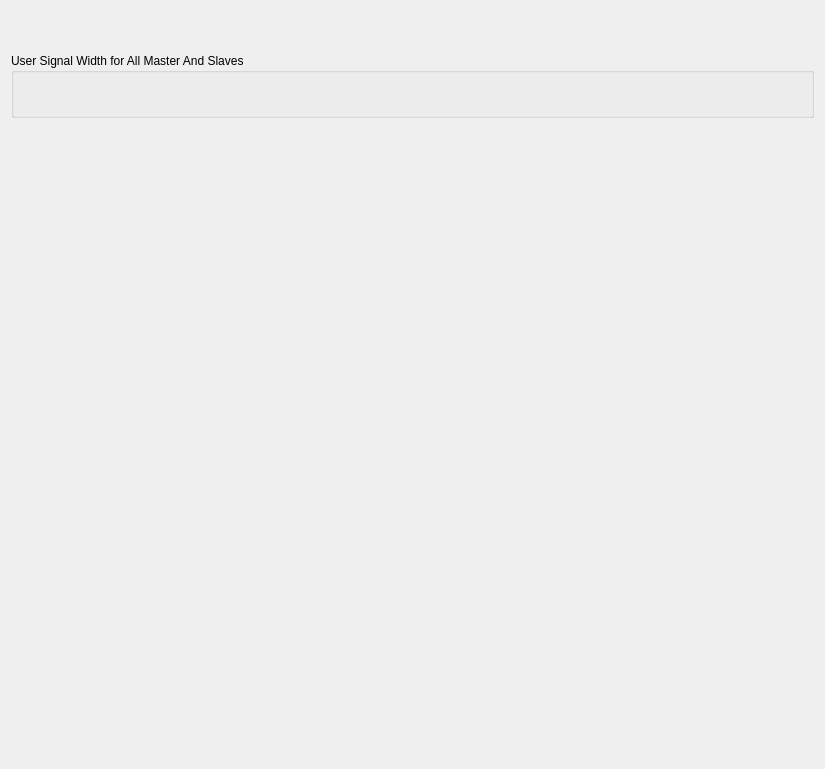
         <widget class="QWidget" name="scrollAreaWidgetContents_15">
          <property name="geometry">
           <rect>
            <x>0</x>
            <y>0</y>
            <width>825</width>
            <height>769</height>
           </rect>
          </property>
          <layout class="QVBoxLayout" name="verticalLayout_28">
           <item>
            <widget class="MdtGui::LabeledConstantbox" name="MdtGui::LabeledConstantbox">
             <property name="Label">
              <string>Number of Connected Slaves</string>
             </property>
             <property name="Key">
              <string>C_NUM_MASTER_SLOTS</string>
             </property>
            </widget>
           </item>
           <item>
            <widget class="MdtGui::LabeledConstantbox" name="C_NUM_SLAVE_SLOTS">
             <property name="Label">
              <string>Number of Connected Masters</string>
             </property>
             <property name="Key">
              <string>C_NUM_SLAVE_SLOTS</string>
             </property>
            </widget>
           </item>
           <item>
            <widget class="MdtGui::LabeledSpinbox" name="C_AXI_ID_WIDTH">
             <property name="Label">
              <string>AXI ID Width</string>
             </property>
             <property name="Key">
              <string>C_AXI_ID_WIDTH</string>
             </property>
            </widget>
           </item>
           <item>
            <widget class="MdtGui::LabeledConstantbox" name="C_AXI_ADDR_WIDTH">
             <property name="Label">
              <string>AXI Address Width</string>
             </property>
             <property name="Key">
              <string>C_AXI_ADDR_WIDTH</string>
             </property>
            </widget>
           </item>
           <item>
            <widget class="MdtGui::LabeledCombobox" name="C_INTERCONNECT_DATA_WIDTH">
             <property name="Label">
              <string>Interconnect Data Width</string>
             </property>
             <property name="Key">
              <string>C_INTERCONNECT_DATA_WIDTH</string>
             </property>
            </widget>
           </item>
           <item>
            <widget class="MdtGui::LabeledCheckbox" name="C_RANGE_CHECK">
             <property name="Label">
              <string>Check Range</string>
             </property>
             <property name="Key">
              <string>C_RANGE_CHECK</string>
             </property>
            </widget>
           </item>
           <item>
            <widget class="MdtGui::LabeledCheckbox" name="C_AXI_SUPPORTS_USER_SIGNALS">
             <property name="Label">
              <string>User Signals Propagation</string>
             </property>
             <property name="Key">
              <string>C_AXI_SUPPORTS_USER_SIGNALS</string>
             </property>
             <property name="ToggleButton" stdset="0">
              <bool>false</bool>
             </property>
            </widget>
           </item>
           <item>
            <widget class="QGroupBox" name="grpUserSignalWidth">
             <property name="title">
              <string>User Signal Width for All Master And Slaves</string>
             </property>
             <property name="flat">
              <bool>false</bool>
             </property>
             <layout class="QVBoxLayout" name="verticalLayout_12">
              <item>
               <widget class="MdtGui::LabeledSpinbox" name="C_AXI_AWUSER_WIDTH">
                <property name="Label">
                 <string notr="true">AW User Signal Width</string>
                </property>
                <property name="LabelTooltip">
                 <string>Width of Write Address USER signals for Bus Interface</string>
                </property>
                <property name="Key">
                 <string>C_AXI_AWUSER_WIDTH</string>
                </property>
               </widget>
              </item>
              <item>
               <widget class="MdtGui::LabeledSpinbox" name="C_AXI_ARUSER_WIDTH">
                <property name="Label">
                 <string notr="true">AR User Signal Width</string>
                </property>
                <property name="LabelTooltip">
                 <string>Width of Read Address USER signals for Bus Interface </string>
                </property>
                <property name="Key">
                 <string>C_AXI_ARUSER_WIDTH</string>
                </property>
               </widget>
              </item>
              <item>
               <widget class="MdtGui::LabeledSpinbox" name="C_AXI_WUSER_WIDTH">
                <property name="Label">
                 <string notr="true">Wreite  User Signal Width</string>
                </property>
                <property name="LabelTooltip">
                 <string>Width of Write Data USER signals for Bus Interface</string>
                </property>
                <property name="Key">
                 <string>C_AXI_WUSER_WIDTH</string>
                </property>
               </widget>
              </item>
              <item>
               <widget class="MdtGui::LabeledSpinbox" name="C_AXI_RUSER_WIDTH">
                <property name="Label">
                 <string notr="true">Read Data Channel Width</string>
                </property>
                <property name="LabelTooltip">
                 <string>Width of Read Data USER signals for Bus Interface</string>
                </property>
                <property name="Key">
                 <string>C_AXI_RUSER_WIDTH</string>
                </property>
               </widget>
              </item>
              <item>
               <widget class="MdtGui::LabeledSpinbox" name="C_AXI_BUSER_WIDTH">
                <property name="Label">
                 <string notr="true">Write Response Channel Width</string>
                </property>
                <property name="LabelTooltip">
                 <string>Width of Write Response USER signals for Bus Interface</string>
                </property>
                <property name="Key">
                 <string>C_AXI_BUSER_WIDTH</string>
                </property>
               </widget>
              </item>
             </layout>
            </widget>
           </item>
           <item>
            <spacer name="verticalSpacer">
             <property name="orientation">
              <enum>Qt::Vertical</enum>
             </property>
             <property name="sizeHint" stdset="0">
              <size>
               <width>20</width>
               <height>17</height>
              </size>
             </property>
            </spacer>
           </item>
          </layout>
         </widget>
